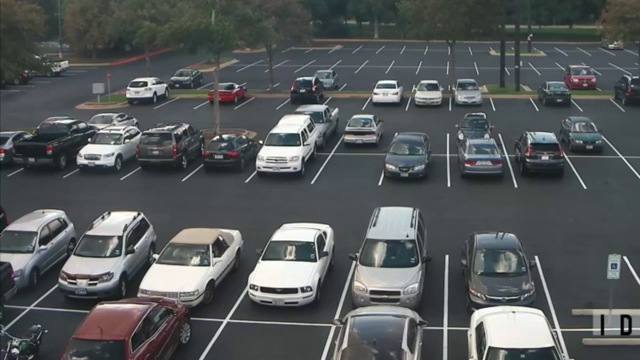
#> input picture frame 42 of resources/parking480.mov, 640 x 360 px
$ python playvideo.py
#> lines starting #> are read from the running program, lines starting #| are printed output that depends on the picture
import numpy as np
import cv2
import imgtransform as ti
from threading import Thread

frame_duration = 25
fps = 1000/frame_duration

# [51 lines left out: function transform_img, not called in this run]

while True:
	cap = cv2.VideoCapture("resources/parking480.mov")

	ret, frame = cap.read()
#> frame is the input picture: shape (360, 640, 3); mean B, G, R 89.4, 89.1, 85.1
	frame_count = 0
	file_i = 0
	while(ret):
		# gray = cv2.cvtColor(frame, cv2.COLOR_BGR2GRAY)

		# top left
		tl = (293, 96)
		# top right
		tr = (490, 100)
		#bottom left
		bl = (30, 310)
		#bottom right
		br = (560, 330)

		# [9 lines of commented-out code are left out]

		t1 = (0, 0)
		t2 = (300, 0)
		t3 = (0, 500)
		t4 = (300, 500)

		'''
		cv2.circle(frame, tl, 5, (0, 0, 255), -1)
		cv2.circle(frame, tr, 5, (0, 0, 255), -1)
		cv2.circle(frame, bl, 5, (0, 0, 255), -1)
		cv2.circle(frame, br, 5, (0, 0, 255), -1)

		cv2.circle(frame, t1, 5, (0, 255, 0), -1)
		cv2.circle(frame, t2, 5, (0, 255, 0), -1)
		cv2.circle(frame, t3, 5, (0, 255, 0), -1)
		cv2.circle(frame, t4, 5, (0, 255, 0), -1)
		'''

		pts1 = np.float32([list(tl), list(tr), list(bl), list(br)])
		pts2 = np.float32([list(t1), list(t2), list(t3), list(t4)])

		matrix = cv2.getPerspectiveTransform(pts1, pts2)

		# result = cv2.warpPerspective(frame, matrix, (maxWidth, maxHeight))
		result = cv2.warpPerspective(frame, matrix, (300, 500))
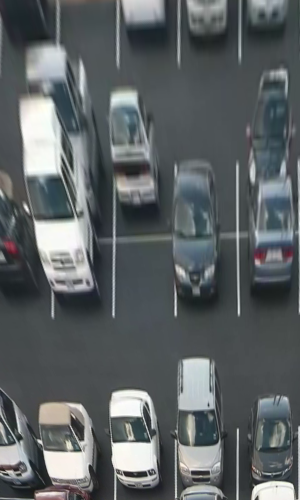
#> result: shape (500, 300, 3); mean B, G, R 99.9, 97.9, 92.4

		frame_count += 1
		if frame_count > fps:
			# if __name__ == '__main__':
			# 	Thread(target=transform_img, args=(result, )).start()
			transform_img(result)
			file_i += 1
			frame_count = 0

		cv2.imshow('Pre-label', result)
		cv2.imshow('frame', frame)

		ret, frame = cap.read()

		if cv2.waitKey(20) & 0xFF == ord('q'):
#> (key q is pressed here)
			break

	cap.release()
cap.release()
cv2.destroyAllWindows()

$ run again, starting later in the video
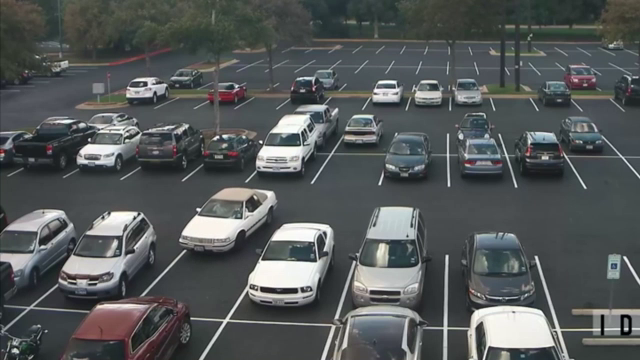
#> input picture frame 190 of resources/parking480.mov, 640 x 360 px
#> frame is the input picture: shape (360, 640, 3); mean B, G, R 89.2, 88.8, 84.7
#> `result = cv2.warpPerspective(frame, matrix, (300, 500))`:
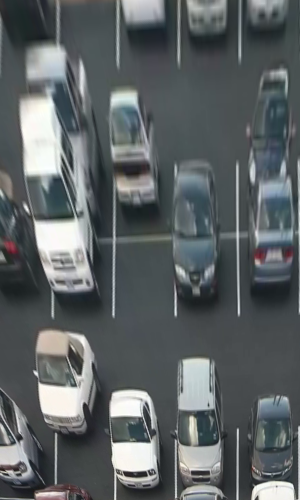
#> result: shape (500, 300, 3); mean B, G, R 100.4, 98.6, 92.8

$ run again, starting later in the video
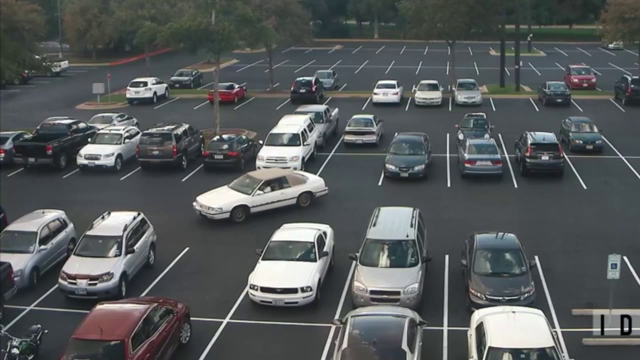
#> input picture frame 339 of resources/parking480.mov, 640 x 360 px
#> frame is the input picture: shape (360, 640, 3); mean B, G, R 89.5, 89, 85.1
#> `result = cv2.warpPerspective(frame, matrix, (300, 500))`:
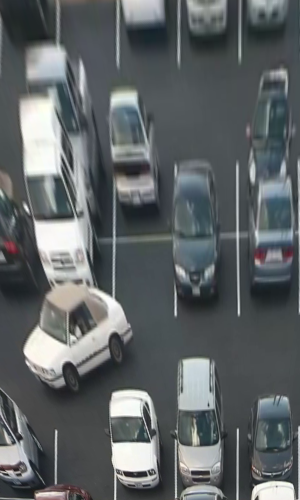
#> result: shape (500, 300, 3); mean B, G, R 101.7, 99.8, 94.7
